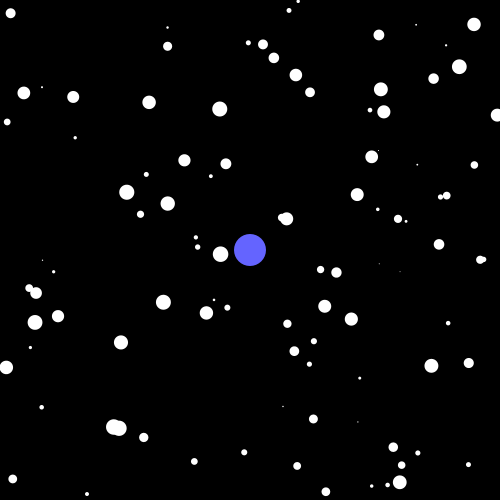
Frame 1 (no input)
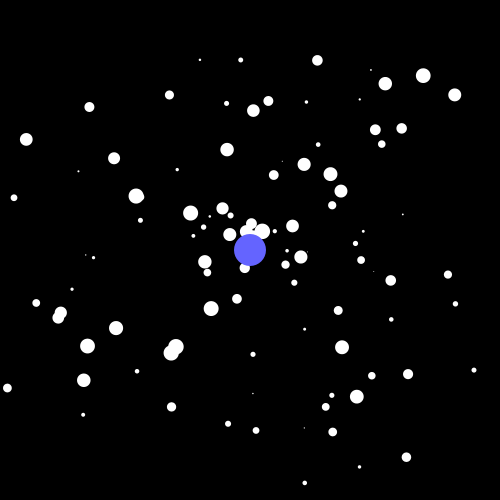
Frame 60 (the mouse pressed at the canvas centre just before this capture)
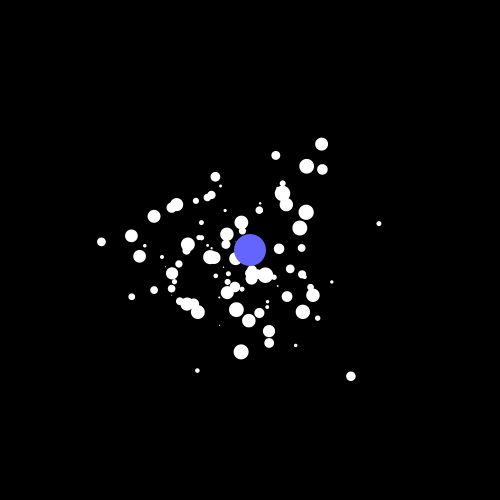
Frame 120 (the mouse held since frame 60 and released just before this capture)

The Processing sketch that drew these frames (run headless with seeded random() and noise(); from frame 60 on, the mouse is pressed at the canvas centre):

// Processing sketch: forcesGravityWithMoons
// ── forcesGravityWithMoons.pde
class Attractor {
  float mass;
  PVector location;
  
  Attractor() {
    mass = 20;
    location = new PVector(width/2, height/2);
  }
  
  void display() {
    noStroke();
    fill(100, 100, 255);
    ellipse(location.x, location.y, 32, 32);
  }
  
  PVector attract(Mover m) {
    PVector force = PVector.sub(location, m.location);
    float distance = force.mag();
    force.normalize();
    distance = constrain(distance, 5, 25);
    float strength = (1 * mass * m.mass) / (distance * distance);
    force.mult(strength);
    return force;
  }
}

class Mover {
  PVector location;
  PVector velocity;
  PVector acceleration;
  
  float mass;
  Mover(float m, float x, float y, PVector v) {
    location = new PVector(x, y);
    velocity = v;
    acceleration = new PVector(0, 0);
    
    mass = m;
  }
  
  void update() {
    velocity.add(acceleration);
    location.add(velocity);
    acceleration.mult(0);
  }
  
  void display() {
    noStroke();
    fill(255);
    ellipse(location.x, location.y, mass*8, mass*8);
  }
  
  void checkEdges() {
    // if a mover hits the edges of the width, reverse it's direction (via velocity) and place it at the width
    // same for the other edge
    if (location.x > width) {
      location.x = width;
      velocity.x *= -1;
    }
    else if (location.x < 0) {
      location.x = 0;
      velocity.x *= -1;
    }
    
    // mover will reverse direction and 'bounce' off the floor as well
    if (location.y > height) {
      location.y = height;
      velocity.y *= -1;
    }
  }
  
  void applyForce(PVector force) {
    PVector f = PVector.div(force, mass);
    acceleration.add(f);
  }
}

Mover[] moons = new Mover[100];
Attractor earth;

void setup() {
  size(500,500);
  background(0);
  
  for (int i = 0; i < moons.length; i++) {
    PVector moonInitialVelocity = new PVector(random(-1, 1), random(-1, 1));
    moons[i] = new Mover(random(0.1, 2), random(width), random(height), moonInitialVelocity);
  }
  
  earth = new Attractor();
}

void draw() {
  background(0);
  
  for (int i = 0; i < moons.length; i++) {
    PVector force = earth.attract(moons[i]);
    moons[i].applyForce(force);
    moons[i].update();
    moons[i].display();
  }
  
  earth.display();
}
